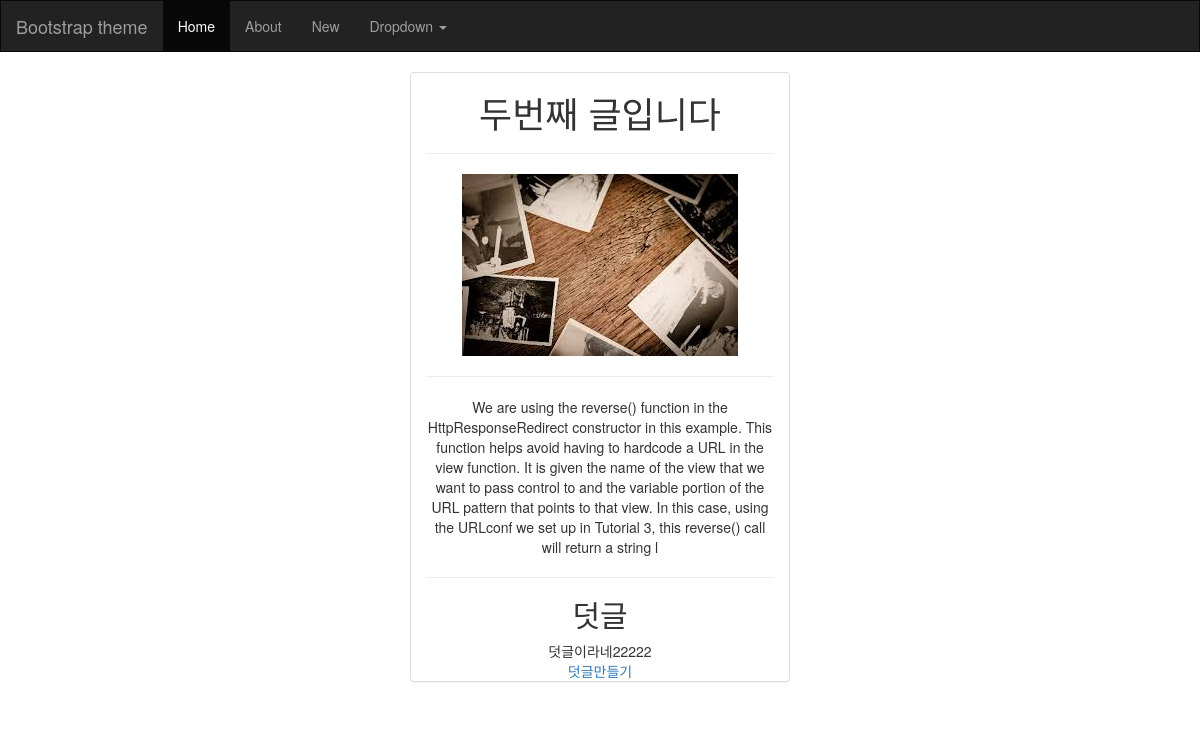
The app's page /blog/post/2/ with its own data.
### blog/models.py (models this page shows, shortened)
class Post(models.Model):
    title = models.CharField(max_length=200)
    content = models.TextField(max_length=400)
    image = models.ImageField()
    created_at = models.DateTimeField(auto_now_add=True)
    updated_at = models.DateTimeField(auto_now=True)

class Comment(models.Model):
    post = models.ForeignKey(Post)
    content = models.TextField(max_length=200)

### blog/views.py (the view)
# urls.py: url(r'^post/(?P<pk>\d+)/$', views.DetailView.as_view(), name="detail"),
class DetailView(generic.DetailView):
    model = Post
    template_name = "blog/detail.html"

### blog/templates/blog/detail.html
{% extends 'blog/base.html' %}
{% block body %}
<div class="row">
    <div class="container">
        <div class="panel panel-default col-sm-offset-4 col-sm-4">
            <h1>{{ post.title }}</h1><hr>
            <p><img src="{{ post.image.url }}"/><p><hr>
            <p>{{ post.content }}</p>
            <hr>
            <h2>덧글</h2>
            {% for comment in post.comment_set.all %}
            <div>
                {{ comment.content }}
            </div>
            {% endfor %}
            <a href="{% url 'blog:comment-create' post.pk %}">덧글만들기</a>
        </div>
    </div>
</div>
{% endblock %}

### blog/static/blog/style.css (style rules this page uses)
.panel { text-align: center; }

### records on screen
Post: title "두번째 글입니다", image (picture), content "We are using the reverse() function in the HttpResponseRedirect constructor in this example. This function helps avoid having to hardcode a URL in the view function. It is given the name of the view that we want to pass control to and the variable portion of the URL pattern that points to that view. In this case, using the URLconf we set up in Tutorial 3, this reverse() call will return a string l"
Comment: content "덧글이라네22222"
